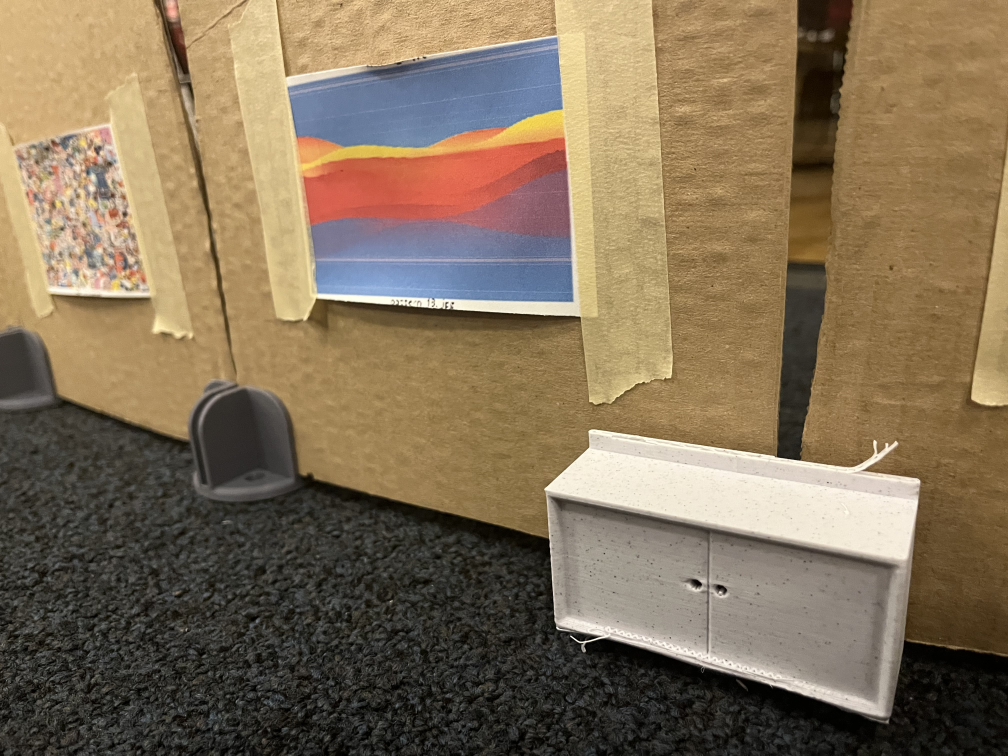
#> input picture DSP_codes/photos/IMG-3644.jpg, 4032 x 3024 px, found by its file name (shown at 1/4 size)
$ python 'hough'"'"'s_fit.py'   (older library calls are emulated)
#> lines starting #> are read from the running program, lines starting #| are printed output that depends on the picture; after the words box and inside, x2 and y2 are one past the last pixel; in counts of white or black regions, pixels touching at a corner belong together
import cv2
import os
import numpy as np


def detect_large_edges(image_path, sigma=1.0, gradient_threshold=100, kernel_size=9, min_contour_length=20):
    # Load the image in grayscale
#> called with image_path = 'DSP_codes/more_code/test/IMG-3644.jpg', sigma = 4, gradient_threshold = 30, kernel_size = 3, min_contour_length = 250
    original_image = cv2.imread(image_path)
#> original_image is the input picture: shape (3024, 4032, 3); mean B, G, R 88.5, 113.2, 131
    if original_image is None:
        raise FileNotFoundError(f"Image not found at {image_path}")
    grayscale_image = cv2.cvtColor(original_image, cv2.COLOR_BGR2GRAY)
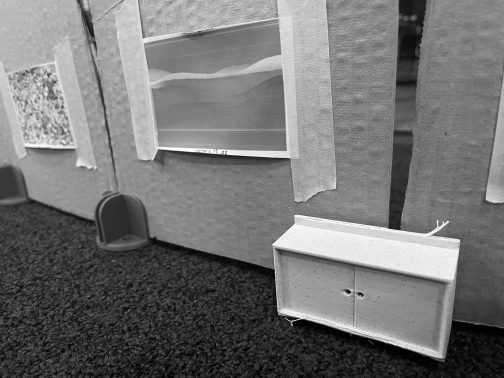
#> grayscale_image: shape (3024, 4032) (shown at 1/8 size); min 0, max 255, mean 115.7

    # Apply Gaussian Blur to reduce noise
    blurred = cv2.GaussianBlur(grayscale_image, (0, 0), sigma)

    # Compute gradients using the Sobel operator
    grad_x = cv2.Sobel(blurred, cv2.CV_64F, 1, 0, ksize=kernel_size)
    grad_y = cv2.Sobel(blurred, cv2.CV_64F, 0, 1, ksize=kernel_size)
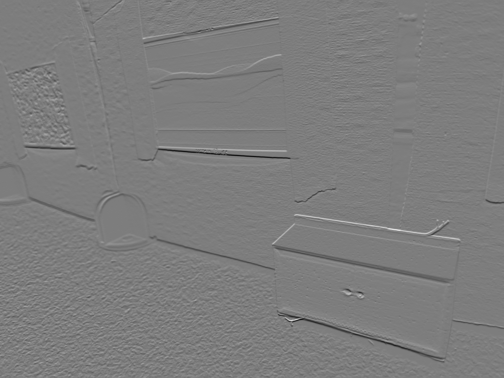
#> grad_y: shape (3024, 4032) float64 (shown at 1/8 size); min -171, max 176, mean -0.3; drawn with min black and max white

    # Compute gradient magnitude
    gradient_magnitude = np.sqrt(grad_x**2 + grad_y**2)
    gradient_magnitude = cv2.convertScaleAbs(gradient_magnitude)

    # Apply threshold to filter weak gradients
    _, large_edges = cv2.threshold(gradient_magnitude, gradient_threshold, 255, cv2.THRESH_BINARY)
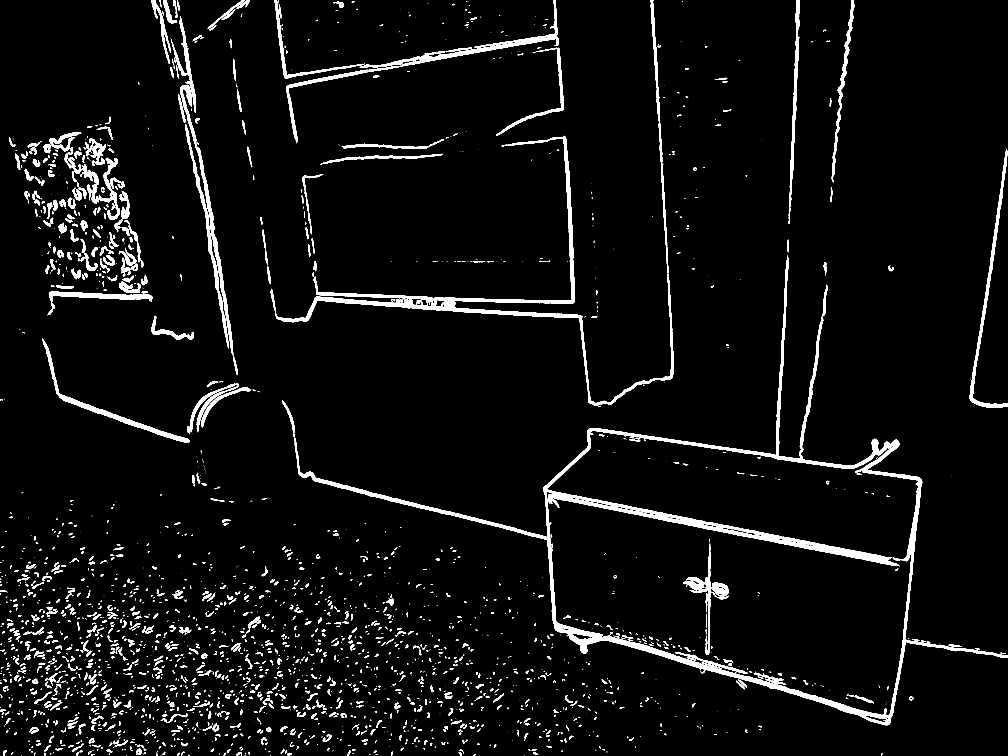
#> large_edges: shape (3024, 4032) (shown at 1/4 size); 4.4% white; 2885 white regions (1340 under 20 px)

    # Find contours in the edge-detected image
    contours, _ = cv2.findContours(large_edges, cv2.RETR_EXTERNAL, cv2.CHAIN_APPROX_SIMPLE)
#> contours = 2693 contours, 1492 with area under 20; largest, box (x1, y1, x2, y2) and area: (1176, 1022, 4032, 2901) 1327826, (1083, 543, 2696, 1623) 48816, (1145, 147, 2236, 571) 16394, (721, 339, 935, 1426) 12740, (3879, 595, 4032, 1631) 11474

    # Create an empty mask to draw filtered contours
    filtered_edges = np.zeros_like(large_edges)

    # Filter contours by length and draw them on the mask
    for contour in contours:
        if cv2.arcLength(contour, closed=False) > min_contour_length:
            cv2.drawContours(filtered_edges, [contour], -1, 255, thickness=cv2.FILLED)
#> this loop made 2693 passes
#> contour on passes 1 to 3: [[2096, 3022], [2096, 3023]], [[643, 3022], [644, 3022]], [[506, 3021], [506, 3023]]
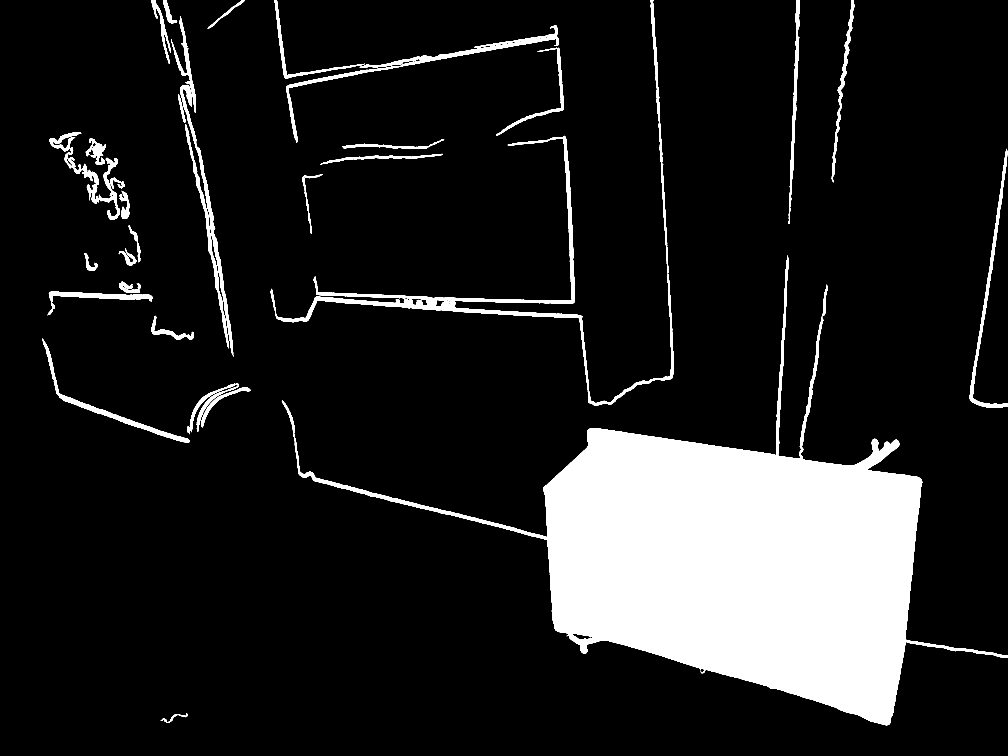
#> filtered_edges: shape (3024, 4032) (shown at 1/4 size); 12.8% white; 39 white regions, largest, box (x1, y1, x2, y2) and area: (1176, 1022, 4032, 2901) 1333477, (1083, 543, 2696, 1623) 53345, (1145, 147, 2236, 571) 17999

    return filtered_edges


def perform_hough_lines(edge_image):
    lines = cv2.HoughLinesP(edge_image, rho=1, theta=np.pi/180, threshold=80, minLineLength=100, maxLineGap=40)
#> lines = 2114 rows, first 6: [2418, 1717, 3566, 2865], [2351, 1755, 3480, 2884], [2372, 1712, 3556, 2896], [2629, 1749, 3596, 2716], [2348, 1728, 3513, 2893], [2473, 1726, 3574, 2827]
    line_mask = np.zeros_like(edge_image)

    if lines is not None:
        for line in lines:
            x1, y1, x2, y2 = line[0]
            cv2.line(line_mask, (x1, y1), (x2, y2), 255, 2)
#> this loop made 2114 passes
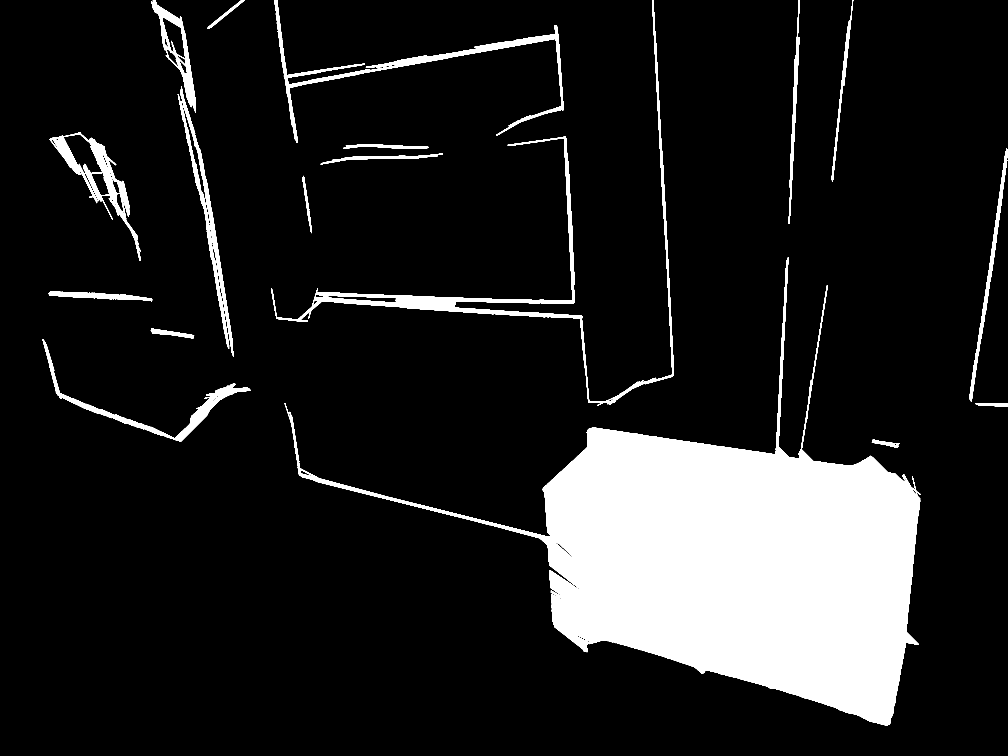
#> line_mask: shape (3024, 4032) (shown at 1/4 size); 12.8% white; 21 white regions, largest, box (x1, y1, x2, y2) and area: (1138, 1029, 3682, 2902) 1323319, (1084, 544, 2357, 1605) 49590, (1098, 0, 2256, 572) 35429

    return line_mask


def scale_image(image, scale):
    """Scales the image by the given factor."""
#> called with scale = 0.2
    width = int(image.shape[1] * scale)
    height = int(image.shape[0] * scale)
    return cv2.resize(image, (width, height), interpolation=cv2.INTER_AREA)
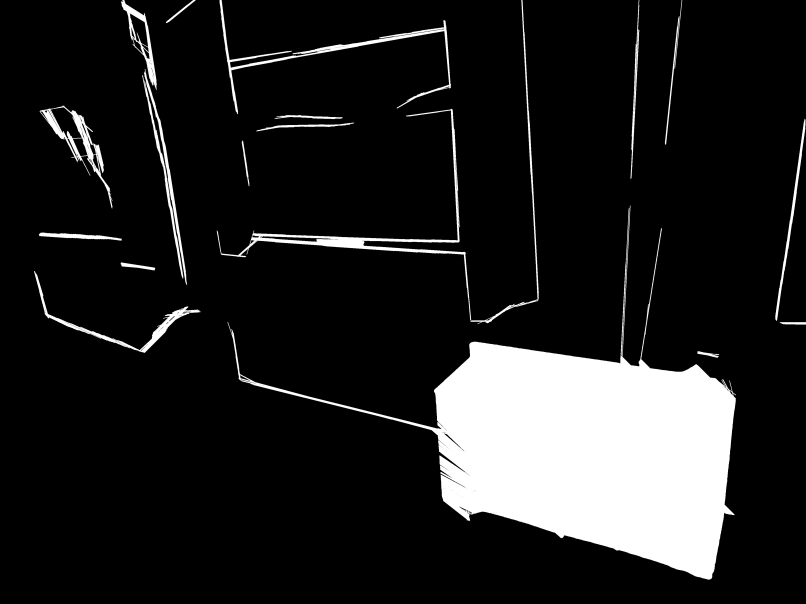
#> returned value: shape (604, 806); min 0, max 255, mean 32.7


# File path
current_path = os.getcwd()
image_path = os.path.join(current_path, 'test', 'IMG-3644.jpg')

# Load original image and detect edges
filtered_edges = detect_large_edges(image_path, sigma=4, gradient_threshold=30, kernel_size=3, min_contour_length=250)

# Perform Hough Transform
hough_lines = perform_hough_lines(filtered_edges)

# Scale the Hough result for display
hough_scaled = scale_image(hough_lines, scale=0.2)

# Display the scaled Hough image
cv2.imshow("Hough Scaled Image", hough_scaled)
cv2.waitKey(0)
cv2.destroyAllWindows()

$ run again, with DSP_codes/photos/IMG-3645.jpg copied over DSP_codes/photos/IMG-3644.jpg
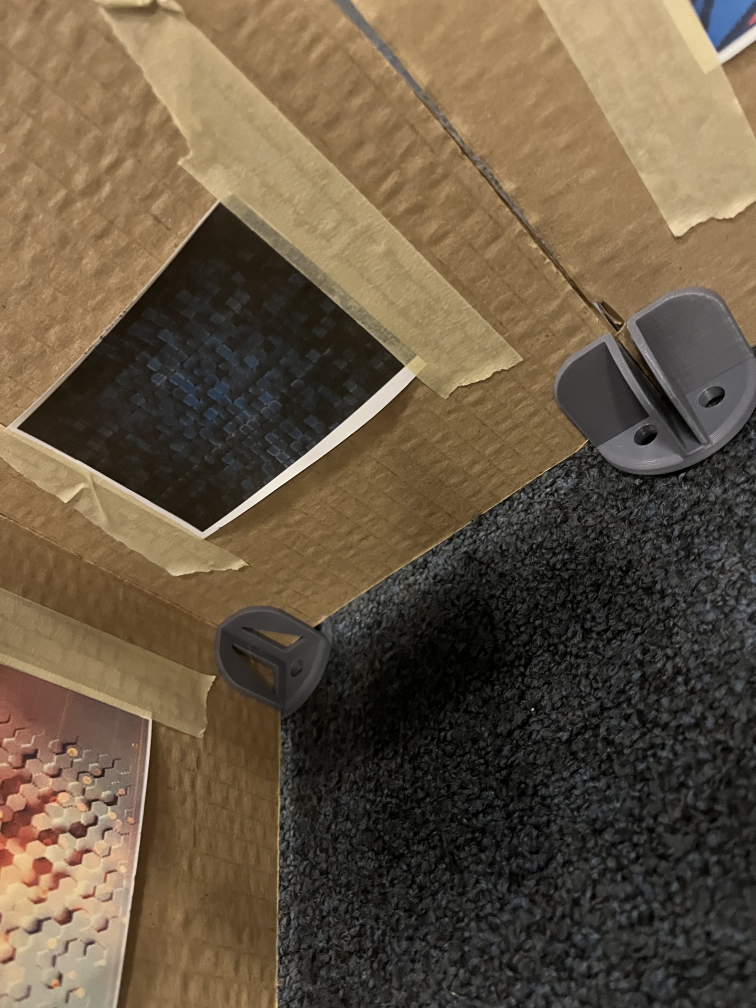
#> input picture DSP_codes/photos/IMG-3645.jpg, 3024 x 4032 px, found by its file name (shown at 1/4 size)
#> in detect_large_edges, original_image is the input picture: shape (4032, 3024, 3); mean B, G, R 66.7, 87.1, 102.6
#> in detect_large_edges, `_, large_edges = cv2.threshold(gradient_magnitude, gradient_threshold,..`:
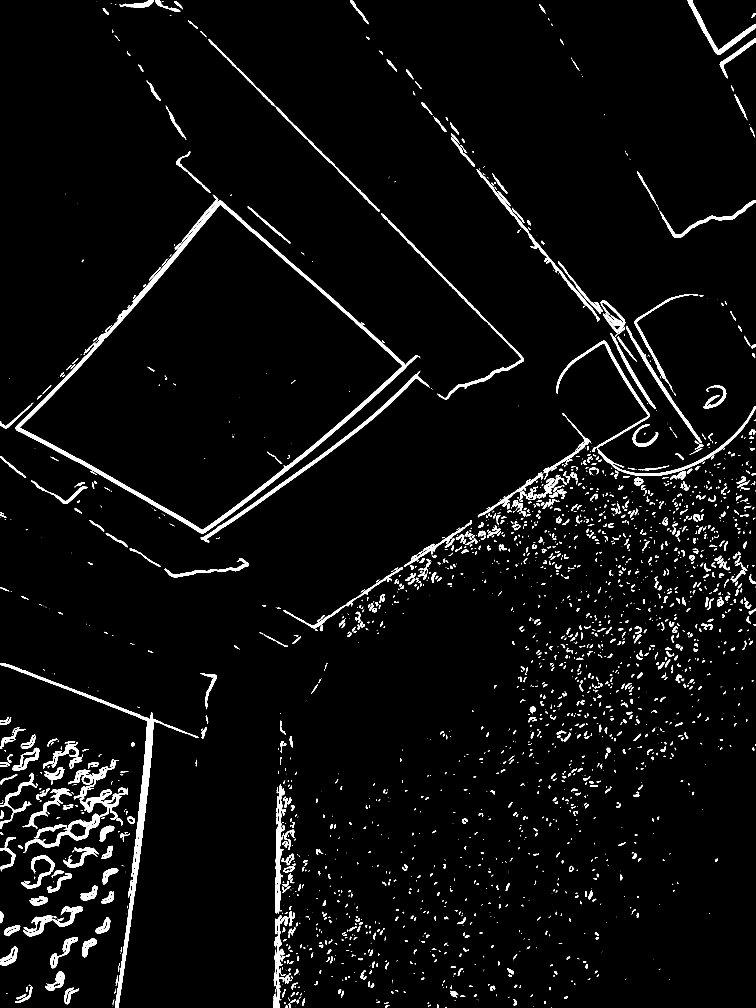
#> large_edges: shape (4032, 3024) (shown at 1/4 size); 3.7% white; 2788 white regions (1216 under 20 px)
#> contours = 2769 contours, 1471 with area under 20; largest, box (x1, y1, x2, y2) and area: (62, 802, 1672, 2134) 1040194, (98, 3040, 503, 3407) 19865, (460, 2850, 794, 4032) 15138, (2226, 1363, 3024, 1904) 13159, (803, 1483, 1719, 2169) 13044
#> the loop in detect_large_edges, `for contour in contours:` made 2769 passes
#> contour on passes 1, 3, 4: [[2205, 4029], [2205, 4031]], [[1180, 4027]], [[451, 4025]]
#> lines = 2072 rows, first 6: [484, 3957, 525, 3572], [705, 2073, 863, 786], [594, 3003, 610, 2866], [88, 1731, 993, 826], [194, 1786, 1606, 1486], [682, 2059, 808, 865]
#> the loop in perform_hough_lines, `for line in lines:` made 2072 passes
#> in scale_image, `return cv2.resize(image, (width, height), interpolation=cv2.INTER_AREA)`:
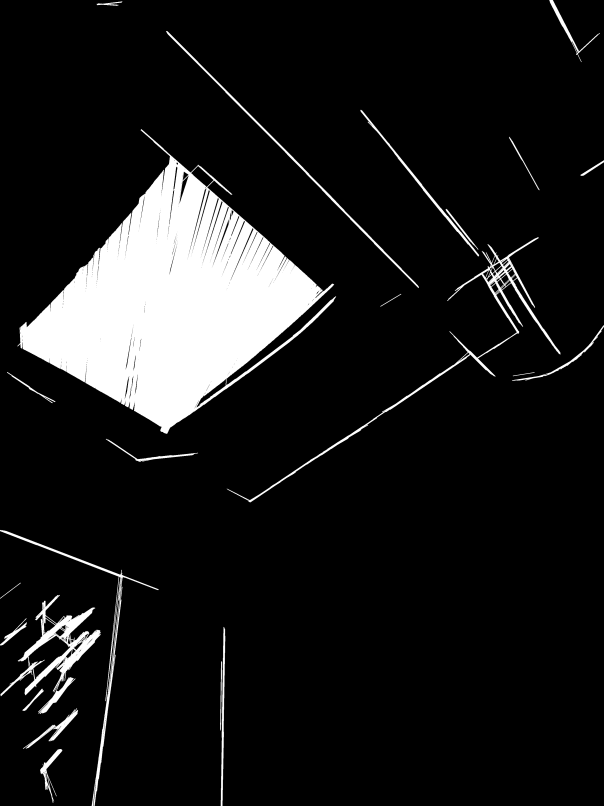
#> returned value: shape (806, 604); min 0, max 255, mean 26.4

$ run again, with DSP_codes/photos/IMG-3647.jpg copied over DSP_codes/photos/IMG-3644.jpg
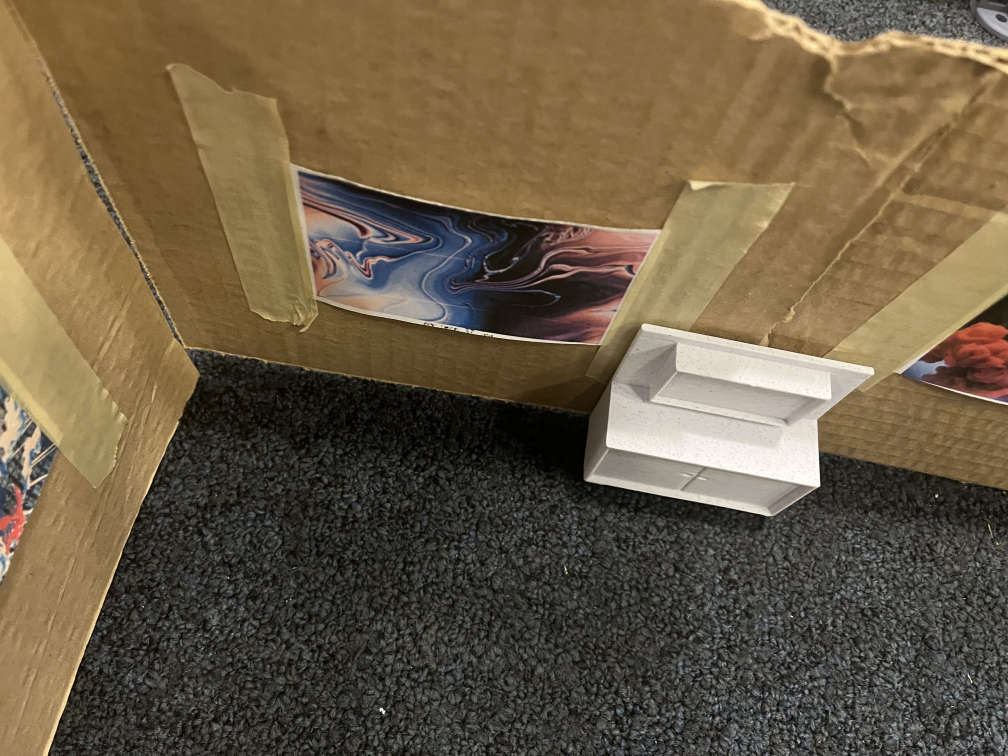
#> input picture DSP_codes/photos/IMG-3647.jpg, 4032 x 3024 px, found by its file name (shown at 1/4 size)
#> in detect_large_edges, original_image is the input picture: shape (3024, 4032, 3); mean B, G, R 69.2, 92, 106.4
#> in detect_large_edges, `_, large_edges = cv2.threshold(gradient_magnitude, gradient_threshold,..`:
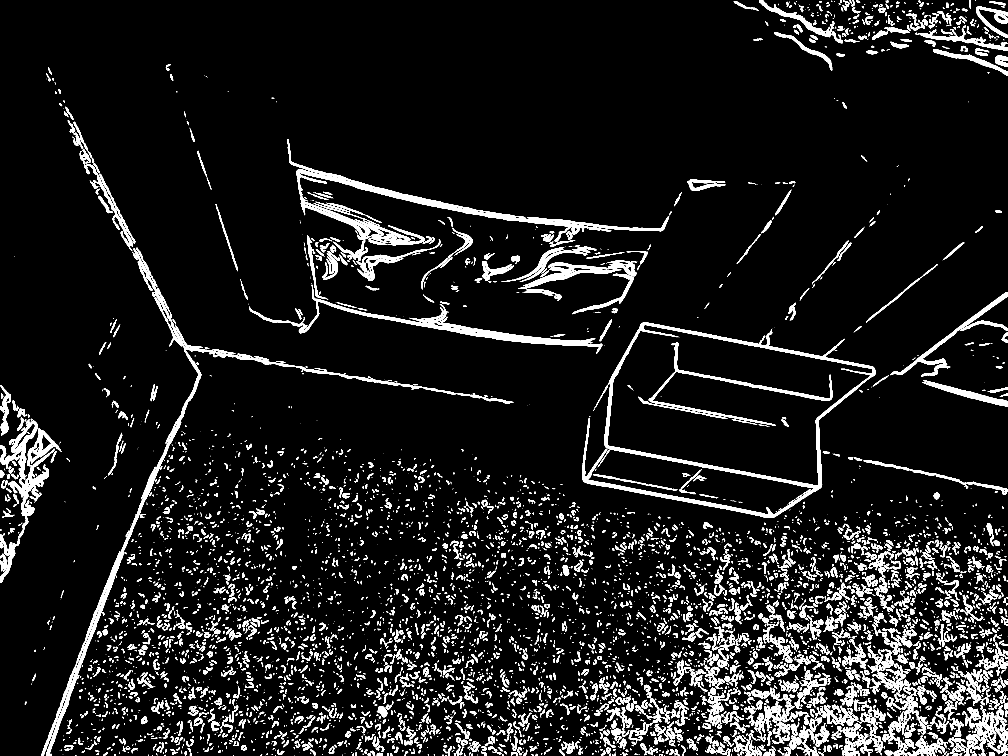
#> large_edges: shape (3024, 4032) (shown at 1/4 size); 7.8% white; 7014 white regions (2664 under 20 px)
#> contours = 6986 contours, 3293 with area under 20; largest, box (x1, y1, x2, y2) and area: (2329, 1289, 3502, 2072) 481557, (184, 990, 2054, 3024) 34146, (1184, 677, 2444, 947) 24110, (0, 1682, 220, 2332) 23637, (1247, 1139, 2410, 1414) 21106
#> the loop in detect_large_edges, `for contour in contours:` made 6986 passes
#> contour on passes 1 to 3: [[2699, 3022], [2699, 3023], [2700, 3023], [2700, 3022]], [[2658, 3022], [2658, 3023], [2659, 3023], [2659, 3022]], [[2617, 3022], [2617, 3023], [2618, 3023], [2618, 3022]]
#> lines = 2068 rows, first 6: [1207, 1475, 2052, 1609], [2494, 1422, 3412, 1567], [1652, 1298, 2407, 1377], [1707, 1307, 2408, 1381], [2505, 1403, 3489, 1506], [2058, 1351, 2407, 1382]
#> the loop in perform_hough_lines, `for line in lines:` made 2068 passes
#> in scale_image, `return cv2.resize(image, (width, height), interpolation=cv2.INTER_AREA)`:
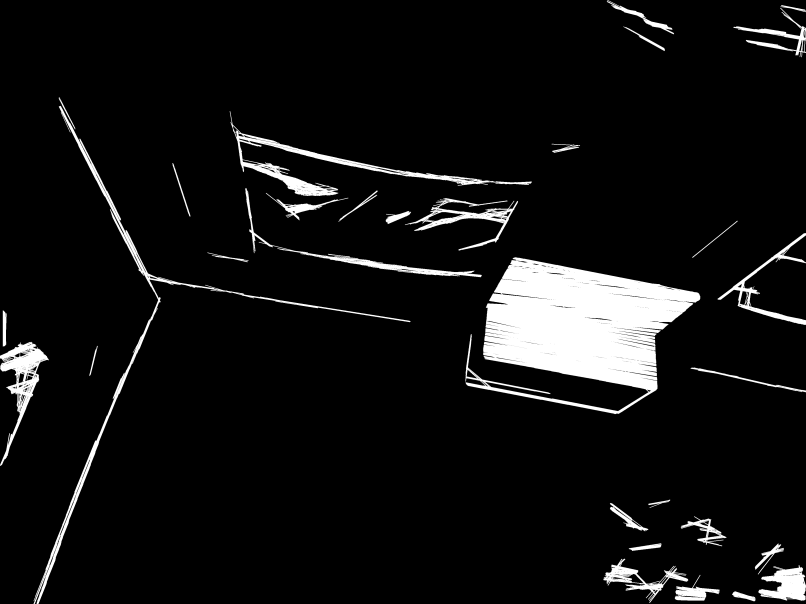
#> returned value: shape (604, 806); min 0, max 255, mean 17.8
